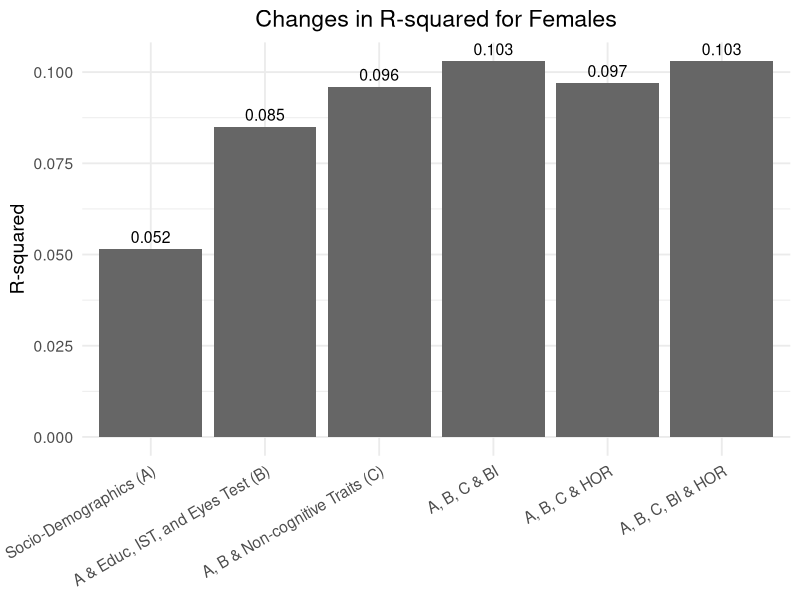
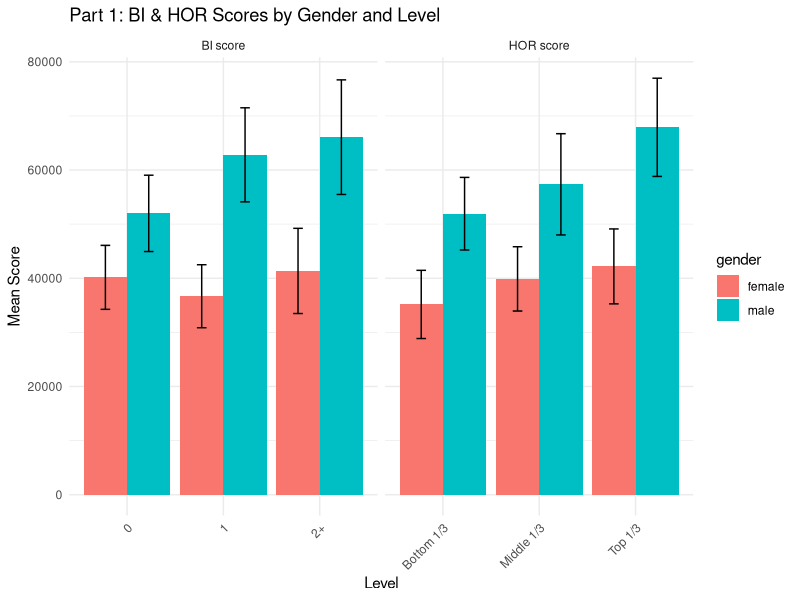
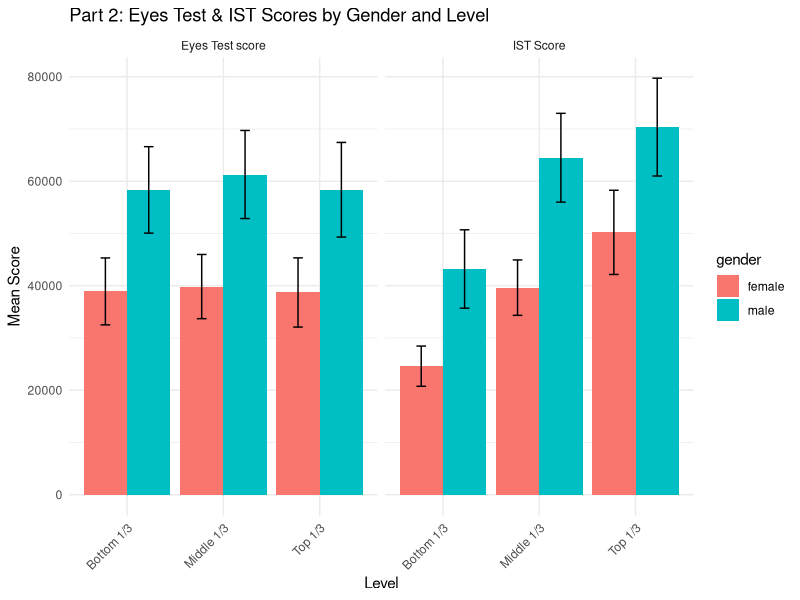

Source code (R) for these figures, in order:
## ---- chunk 1

# Load required library
library(ggplot2)

# Create the data frame
r2_data <- data.frame(
  model = factor(
    c(
      "Socio-Demographics (A)",
      "A & Educ, IST, and Eyes Test (B)",
      "A, B & Non-cognitive Traits (C)",
      "A, B, C & BI",
      "A, B, C & HOR",
      "A, B, C, BI & HOR"
    ),
    levels = c(
      "Socio-Demographics (A)",
      "A & Educ, IST, and Eyes Test (B)",
      "A, B & Non-cognitive Traits (C)",
      "A, B, C & BI",
      "A, B, C & HOR",
      "A, B, C, BI & HOR"
    )
  ),
  r_squared = c(0.051516, 0.085, 0.096, 0.103, 0.097, 0.103)
)

# Create the bar plot
ggplot(r2_data, aes(x = model, y = r_squared)) +
  geom_col(fill = "gray40") +
  geom_text(aes(label = sprintf("%.3f", r_squared)), vjust = -0.5, size = 4) +
  labs(
    title = "Changes in R-squared for Females",
    x = NULL,
    y = "R-squared"
  ) +
  theme_minimal(base_size = 14) +
  theme(
    axis.text.x = element_text(angle = 30, hjust = 1),
    plot.title = element_text(hjust = 0.5)
  )

# Optional: Save the plot
# ggsave("figures/r_squared_females.png", width = 6, height = 4)


## ---- chunk 2

library(ggplot2)
library(dplyr)

# Assuming your original df creation looks like this:
data_df <- data.frame(
  gender = c(rep("male", 12), rep("female", 12)),
  measure = c(rep("BI score", 3), rep("HOR score", 3), rep("Eyes Test score", 3), rep("IST Score", 3),
              rep("BI score", 3), rep("HOR score", 3), rep("Eyes Test score", 3), rep("IST Score", 3)),
  level = factor(c("0", "1", "2+", "Bottom 1/3", "Middle 1/3", "Top 1/3", "Bottom 1/3", "Middle 1/3", "Top 1/3",
                   "Bottom 1/3", "Middle 1/3", "Top 1/3", "0", "1", "2+", "Bottom 1/3", "Middle 1/3", "Top 1/3",
                   "Bottom 1/3", "Middle 1/3", "Top 1/3", "Bottom 1/3", "Middle 1/3", "Top 1/3")),
  lb = c(44931.305, 54109.086, 55480.535, 45216.531, 48002.105, 58814.445, 50066.574, 52866.023, 49313.242,
         35703.82, 56006.551, 61009.414, 34252.043, 30851.008, 33478.758, 28860.623, 33940.754, 35268.48,
         32507.17, 33701.172, 32089.473, 20753.66, 34339.328, 42162.641),
  mean = c(51984.762, 62801.484, 66067.82, 51927.395, 57356.164, 67887.992, 58345.277, 61292.324, 58373.047,
           43203.984, 64502.379, 70366.406, 40164.016, 36671.625, 41351.98, 35161.988, 39879.863, 42191.738,
           38914.367, 39844.25, 38714.75, 24604.195, 39638.992, 50220.734),
  ub = c(59038.219, 71493.883, 76655.109, 58638.258, 66710.219, 76961.531, 66623.984, 69718.625, 67432.852,
         50704.148, 72998.211, 79723.398, 46075.984, 42492.238, 49225.203, 41463.355, 45818.973, 49114.996,
         45321.563, 45987.324, 45340.023, 28454.732, 44938.656, 58278.828)
)

plot_scores <- function(data, title) {
  ggplot(data, aes(x = level, y = mean, fill = gender)) +
    geom_col(position = position_dodge(0.9)) +
    geom_errorbar(aes(ymin = lb, ymax = ub), width = 0.2, position = position_dodge(0.9)) +
    facet_wrap(~ measure, scales = "free_x") +
    theme_minimal() +
    labs(title = title, x = "Level", y = "Mean Score") +
    theme(axis.text.x = element_text(angle = 45, hjust = 1))
}

p1 <- plot_scores(filter(data_df, measure %in% c("BI score", "HOR score")), "Part 1: BI & HOR Scores by Gender and Level")
print(p1)

p2 <- plot_scores(filter(data_df, measure %in% c("Eyes Test score", "IST Score")), "Part 2: Eyes Test & IST Scores by Gender and Level")
print(p2)


